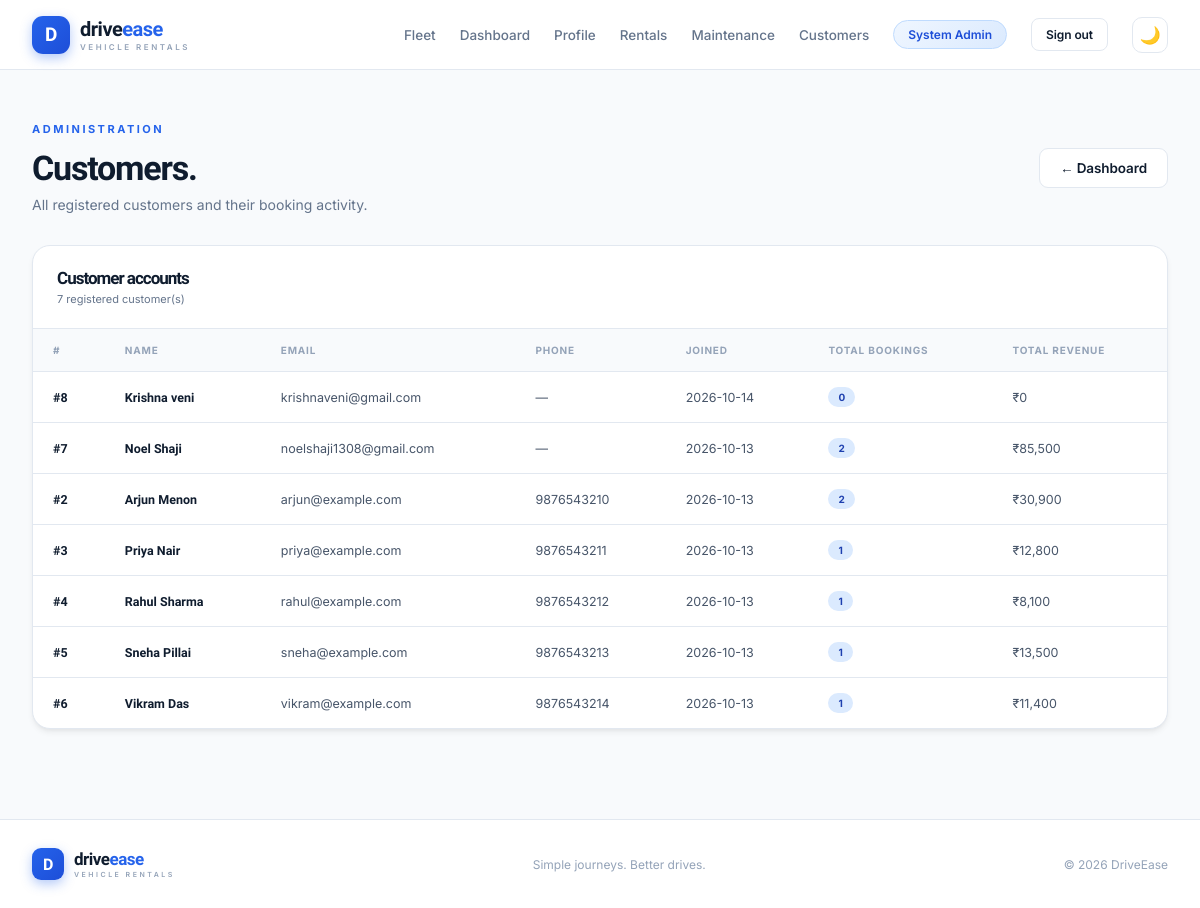
The page /admin/customers (signed in) on the database its author committed.
### tables this page shows
CREATE TABLE users (
            user_id INTEGER PRIMARY KEY AUTOINCREMENT,
            full_name TEXT NOT NULL,
            email TEXT UNIQUE NOT NULL,
            password_hash TEXT NOT NULL,
            role TEXT NOT NULL CHECK(role IN ('admin','customer')),
            phone TEXT DEFAULT '',
            created_at TEXT DEFAULT CURRENT_TIMESTAMP
        );

### app.py (the view)
@app.route('/admin/customers')
@login_required('admin')
def customers_list():
    with connect() as con:
        customers = con.execute('''
            SELECT u.*,
                COUNT(r.rental_id) as total_bookings,
                COALESCE(SUM(CASE WHEN r.status NOT IN ('cancelled') THEN r.total_amount ELSE 0 END),0) as total_spent
            FROM users u
            LEFT JOIN rentals r ON u.user_id = r.user_id
            WHERE u.role = 'customer'
            GROUP BY u.user_id
            ORDER BY u.created_at DESC
        ''').fetchall()
    return render_template('customers.html', customers=customers)

### app.py (called while the page is built)
def connect():
    con = sqlite3.connect(DB)
    con.row_factory = sqlite3.Row
    con.execute('PRAGMA foreign_keys = ON')
    return con

def login_required(role=None):
    def decorator(fn):
        @wraps(fn)
        def wrapped(*args, **kwargs):
            if not session.get('user_id'):
                return redirect(url_for('login'))
            if role and session.get('role') != role:
                flash('You do not have permission to access that page.', 'error')
                return redirect(url_for('dashboard'))
            return fn(*args, **kwargs)
        return wrapped
    return decorator

@app.context_processor
def inject_globals():
    return {'current_year': date.today().year, 'theme': session.get('theme', 'light')}

### templates/customers.html (shortened to what this page needs)
{% extends 'base.html' %}
{% block content %}
<section class="page-wrap">
  <div class="page-heading">
    <div>
      <div class="eyebrow">ADMINISTRATION</div>
      <h1>Customers.</h1>
      <p>All registered customers and their booking activity.</p>
    </div>
    <a class="btn btn-outline" href="{{ url_for('dashboard') }}">← Dashboard</a>
  </div>
  <div class="panel">
    <div class="panel-heading">
      <div>
        <h2>Customer accounts</h2>
        <p>{{ customers|length }} registered customer(s)</p>
      </div>
    </div>
    <div class="table-scroll">
      <table>
        <thead>
          <tr>
            <th>#</th>
            <th>Name</th>
            <th>Email</th>
            <th>Phone</th>
            <th>Joined</th>
            <th>Total bookings</th>
            <th>Total revenue</th>
          </tr>
        </thead>
        <tbody>
          {% for c in customers %}
          <tr>
            <td><b>#{{ c.user_id }}</b></td>
            <td><b>{{ c.full_name }}</b></td>
            <td>{{ c.email }}</td>
            <td>{{ c.phone or '—' }}</td>
            <td>{{ c.created_at[:10] }}</td>
            <td><span class="pill approved">{{ c.total_bookings }}</span></td>
            <td>₹{{ '{:,.0f}'.format(c.total_spent) }}</td>
          </tr>
          {% else %}
          <tr><td colspan="7" class="empty">No customers registered yet.</td></tr>
          {% endfor %}
        </tbody>
      </table>
    </div>
  </div>
</section>
{% endblock %}

### static/style.css (style rules this page uses)
:root { --ink:#0f1c2e;--muted:#64748b;--line:#e2e8f0;--blue:#2563eb;--blue-dark:#1d4ed8;--pale:#f0f6ff;--green:#059669;--shadow:0 4px 6px -1px rgba(0,0,0,.07),0 2px 4px -2px rgba(0,0,0,.05);--shadow-lg:0 20px 40px rgba(15,28,46,.10);--bg:#f8fafc;--card-bg:#ffffff;--nav-bg:#ffffff;--input-bg:#ffffff;--table-head:#f8fafc;--footer-border:#e2e8f0;--radius:12px;--radius-lg:18px }
* { box-sizing:border-box }
body { margin:0;background:var(--bg);color:var(--ink);font-family:'Inter',sans-serif;font-size:14px;transition:background .25s,color .25s;-webkit-font-smoothing:antialiased }
h1,h2,h3,b,strong,.brand { font-family:'Sora',sans-serif }
h1,h2,h3,p { margin-top:0 }
a { color:inherit;text-decoration:none }
.btn { display:inline-flex;align-items:center;justify-content:center;gap:8px;padding:11px 20px;border-radius:9px;font-weight:600;font-size:13.5px;border:1px solid transparent;cursor:pointer;transition:all .18s;white-space:nowrap;letter-spacing:-.1px }
.btn-outline { background:var(--card-bg);border-color:var(--line);color:var(--ink) }
.eyebrow { font-size:11px;letter-spacing:2.5px;font-weight:700;color:var(--blue);margin-bottom:16px;font-family:'Inter' }
.section-heading,.page-heading,.panel-heading { display:flex;align-items:center;justify-content:space-between;gap:20px }
.section-heading h2,.panel-heading h2 { font-size:28px;letter-spacing:-1px;margin-bottom:8px }
.section-heading p,.panel-heading p,.page-heading p { color:var(--muted);margin:0 }
.page-wrap { max-width:1280px;margin:auto;padding:52px 32px 90px;min-height:65vh }
.page-heading { margin-bottom:32px }
.page-heading h1 { font-size:34px;letter-spacing:-1.2px;margin-bottom:8px;font-weight:800 }
.page-heading .eyebrow { margin-bottom:12px }
.panel { border:1px solid var(--line);border-radius:var(--radius-lg);background:var(--card-bg);overflow:hidden;box-shadow:var(--shadow) }
.panel-heading { padding:22px 24px;border-bottom:1px solid var(--line) }
.panel-heading h2 { font-size:17px;margin:0 0 4px;font-weight:700 }
.panel-heading p { font-size:11px }
.table-scroll { overflow-x:auto }
table { width:100%;border-collapse:collapse;text-align:left;white-space:nowrap }
th { font-size:10px;letter-spacing:.8px;text-transform:uppercase;color:#94a3b8;background:var(--table-head);font-weight:700 }
th,td { padding:15px 20px;border-bottom:1px solid var(--line) }
td { font-size:12.5px;color:#475569 }
td b { color:var(--ink);font-size:12.5px }
tbody tr:last-child td { border-bottom:0 }
.pill { display:inline-block;padding:4px 10px;border-radius:20px;text-transform:capitalize;font-size:10px;font-weight:700;background:#f1f5f9;color:#64748b;letter-spacing:.2px }
.pill.approved,.pill.active,.pill.in.progress { background:#dbeafe;color:#1e40af }

### rows shown on the page
users: user_id "8", full_name "Krishna veni", email "krishnaveni@gmail.com", phone "—", created_at "2026-10-14", total_bookings "0", total_spent "0"
users: user_id "7", full_name "Noel Shaji", email "noelshaji1308@gmail.com", phone "—", created_at "2026-10-13", total_bookings "2", total_spent "85,500"
users: user_id "2", full_name "Arjun Menon", email "arjun@example.com", phone "9876543210", created_at "2026-10-13", total_bookings "2", total_spent "30,900"
users: user_id "3", full_name "Priya Nair", email "priya@example.com", phone "9876543211", created_at "2026-10-13", total_bookings "1", total_spent "12,800"
users: user_id "4", full_name "Rahul Sharma", email "rahul@example.com", phone "9876543212", created_at "2026-10-13", total_bookings "1", total_spent "8,100"
users: user_id "5", full_name "Sneha Pillai", email "sneha@example.com", phone "9876543213", created_at "2026-10-13", total_bookings "1", total_spent "13,500"
users: user_id "6", full_name "Vikram Das", email "vikram@example.com", phone "9876543214", created_at "2026-10-13", total_bookings "1", total_spent "11,400"

### other values the page prints
{{ session.get('name','User') }} "System Admin"
{{ customers|length }} "7"
